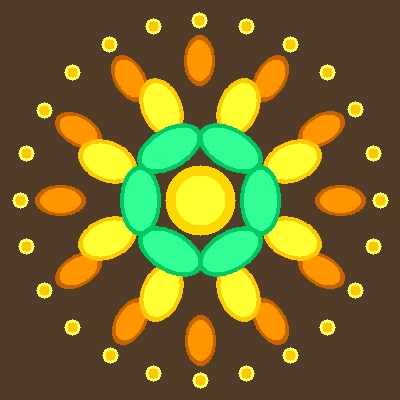
#> input picture backend/floral_kolam_test.jpg, 400 x 400 px
$ python reconstruct_core.py -i ../floral_kolam_test.jpg
#> lines starting #> are read from the running program, lines starting #| are printed output that depends on the picture; after the words box and inside, x2 and y2 are one past the last pixel; in counts of white or black regions, pixels touching at a corner belong together
"""
kolam_reconstruct_core.py

Complete, self-contained Kolam reconstruction core.

Features:
 - load image, preprocess
 - detect dots (HoughCircles fallback to blob centroids)
 - estimate spacing, group into rows, build rectangular grid
 - detect connections by sampling along straight lines
 - produce SVG and PNG bytes and metadata

Usage:
  from kolam.reconstruct_core import reconstruct_and_export
  png_bytes, svg_bytes, meta = reconstruct_and_export("/path/to/image.jpg")
"""

import cv2
import numpy as np
import math
import svgwrite
from matplotlib import pyplot as plt
from io import BytesIO
from PIL import Image
import base64
import os

# ---------------- Utility functions ----------------
def resize_for_processing(img, max_dim=900):
    h, w = img.shape[:2]
    scale = 1.0
    if max(h, w) > max_dim:
        scale = max_dim / max(h, w)
        img = cv2.resize(img, (int(w*scale), int(h*scale)), interpolation=cv2.INTER_AREA)
    return img, scale

def detect_dots_hough(gray, dp=1.2, min_dist=12, param1=100, param2=15, min_radius=3, max_radius=30):
    img_blur = cv2.medianBlur(gray, 5)
    circles = cv2.HoughCircles(img_blur, cv2.HOUGH_GRADIENT, dp=dp, minDist=min_dist,
                               param1=param1, param2=param2, minRadius=min_radius, maxRadius=max_radius)
    if circles is None:
        return []
    circles = np.uint16(np.around(circles[0]))
    pts = [(int(x), int(y)) for x, y, r in circles]
    return pts

def detect_dots_blobs(binary, min_area=8):
    bin_u = (binary > 0).astype('uint8') * 255
    kernel = cv2.getStructuringElement(cv2.MORPH_ELLIPSE, (3,3))
    opened = cv2.morphologyEx(bin_u, cv2.MORPH_OPEN, kernel)
    num_labels, labels, stats, centroids = cv2.connectedComponentsWithStats(opened)
    pts = []
    for i in range(1, num_labels):
        area = stats[i, cv2.CC_STAT_AREA]
        if area >= min_area:
            cx, cy = centroids[i]
            pts.append((int(cx), int(cy)))
    return pts

def estimate_spacing(pts):
    if len(pts) < 2:
        return 30.0
    pts_arr = np.array(pts)
    try:
        from sklearn.neighbors import NearestNeighbors
        nn = NearestNeighbors(n_neighbors=2).fit(pts_arr)
        dists, _ = nn.kneighbors(pts_arr)
        median = float(np.median(dists[:,1]))
        return max(8.0, median)
    except Exception:
        dists = []
        for i in range(len(pts_arr)):
            d = np.sqrt(np.sum((pts_arr - pts_arr[i])**2, axis=1))
            d = np.sort(d)
            if len(d) > 1:
                dists.append(d[1])
        if len(dists) == 0:
            return 30.0
        return float(np.median(dists))

def group_into_rows(pts, spacing_est):
    if len(pts) == 0:
        return []
    pts_sorted = sorted(pts, key=lambda p: p[1])
    rows = []
    current_row = [pts_sorted[0]]
    last_y = pts_sorted[0][1]
    thresh = spacing_est * 0.6
    for x,y in pts_sorted[1:]:
        if abs(y - last_y) <= thresh:
            current_row.append((x,y))
            last_y = (last_y * (len(current_row)-1) + y) / len(current_row)
        else:
            rows.append(current_row)
            current_row = [(x,y)]
            last_y = y
    rows.append(current_row)
    rows = [sorted(r, key=lambda p: p[0]) for r in rows]
    return rows

def build_rectangular_grid(rows):
    if len(rows) == 0:
        return []
    from collections import Counter
    lengths = [len(r) for r in rows]
    mode_len = Counter(lengths).most_common(1)[0][0]
    grid = []
    for r in rows:
        if len(r) >= mode_len:
            start = (len(r) - mode_len)//2
            grid.append(r[start:start+mode_len])
        else:
            if len(r) == 0:
                grid.append([(0,0)]*mode_len)
            else:
                xs = [p[0] for p in r]
                ys = [p[1] for p in r]
                new_xs = np.linspace(min(xs), max(xs), mode_len)
                new_ys = np.interp(new_xs, xs, ys)
                grid.append([(int(nx), int(ny)) for nx, ny in zip(new_xs, new_ys)])
    return grid

def sample_line_fraction_dark(p1, p2, binary_img, samples=60):
    h, w = binary_img.shape
    x1,y1 = p1; x2,y2 = p2
    xs = np.linspace(x1, x2, samples).astype(int)
    ys = np.linspace(y1, y2, samples).astype(int)
    xs = np.clip(xs, 0, w-1)
    ys = np.clip(ys, 0, h-1)
    vals = binary_img[ys, xs]
    # We expect in our pipeline line pixels are white (255) because of THRESH_BINARY_INV
    ink = (vals > 128).astype(int)
    return float(np.sum(ink)) / samples

def quadratic_bezier(p1, p2, control, steps=80):
    t = np.linspace(0,1,steps)
    x1,y1 = p1; x2,y2 = p2; cx,cy = control
    bx = (1-t)**2 * x1 + 2*(1-t)*t * cx + t**2 * x2
    by = (1-t)**2 * y1 + 2*(1-t)*t * cy + t**2 * y2
    return bx, by

# ---------------- Control point logic ----------------
def control_point_for(p1, p2, spacing):
    x1,y1 = p1; x2,y2 = p2
    midx, midy = (x1+x2)/2.0, (y1+y2)/2.0
    dx, dy = x2-x1, y2-y1
    length = math.hypot(dx, dy)
    if length == 0:
        return (midx, midy)
    nx, ny = dx/length, dy/length
    px, py = -ny, nx
    mag = max(6.0, spacing * 0.28 * (length/spacing))
    dir_sign = 1 if (int(round(x1 + y1)) % 2 == 0) else -1
    return (midx + dir_sign*px*mag, midy + dir_sign*py*mag)

# ---------------- Main inference pipeline (core) ----------------
def reconstruct_kolam_from_image_core(image_path, params=None, max_dim=900):
    img_bgr = cv2.imread(image_path)
    if img_bgr is None:
        raise FileNotFoundError(f"Cannot open {image_path}")
    img_bgr, scale = resize_for_processing(img_bgr, max_dim=max_dim)
    gray = cv2.cvtColor(img_bgr, cv2.COLOR_BGR2GRAY)

    blur = cv2.GaussianBlur(gray, (5,5), 0)
    th = cv2.adaptiveThreshold(blur, 255, cv2.ADAPTIVE_THRESH_GAUSSIAN_C,
                               cv2.THRESH_BINARY_INV, blockSize=31, C=10)
    kernel = cv2.getStructuringElement(cv2.MORPH_ELLIPSE, (3,3))
    th_closed = cv2.morphologyEx(th, cv2.MORPH_CLOSE, kernel)

    pts = detect_dots_hough(gray, dp=1.2, min_dist=12, param1=100, param2=15, min_radius=3, max_radius=30)
    if len(pts) < 6:
        pts = detect_dots_blobs(th_closed, min_area=8)
    if len(pts) == 0:
        pts = detect_dots_blobs(th_closed, min_area=4)
    if len(pts) == 0:
        raise RuntimeError("No dots detected. Try adjusting input quality or parameters.")

    spacing = estimate_spacing(pts)
    rows = group_into_rows(pts, spacing_est=spacing)
    grid = build_rectangular_grid(rows)
    if len(grid) == 0:
        raise RuntimeError("Could not infer grid layout from detected dots.")

    rows_count = len(grid)
    cols_count = len(grid[0])

    connections = []
    binary_for_sampling = th_closed
    for r in range(rows_count):
        for c in range(cols_count):
            p1 = grid[r][c]
            neighbors = []
            if c < cols_count - 1:
                neighbors.append((r, c+1))
            if r < rows_count - 1:
                neighbors.append((r+1, c))
            if (c < cols_count - 1) and (r < rows_count - 1):
                neighbors.append((r+1, c+1))
            if (c > 0) and (r < rows_count - 1):
                neighbors.append((r+1, c-1))
            for nr, nc in neighbors:
                p2 = grid[nr][nc]
                frac = sample_line_fraction_dark(p1, p2, binary_for_sampling, samples=60)
                if frac > 0.25:
                    connections.append(((r,c),(nr,nc)))

    if len(connections) == 0:
        for r in range(rows_count):
            for c in range(cols_count):
                if c < cols_count-1:
                    connections.append(((r,c),(r,c+1)))
                if r < rows_count-1:
                    connections.append(((r,c),(r+1,c)))
                if (r < rows_count-1) and (c < cols_count-1):
                    connections.append(((r,c),(r+1,c+1)))

    meta = {
        "rows": rows_count,
        "cols": cols_count,
        "num_dots": sum(len(r) for r in grid),
        "num_connections_est": len(connections),
        "spacing": spacing,
        "scale": scale
    }

    return {
        "grid": grid,
        "connections": connections,
        "spacing": spacing,
        "meta": meta,
        "thresholded": th_closed,
        "image_size": (img_bgr.shape[1], img_bgr.shape[0])
    }

# ---------------- Export / Draw functions ----------------
def compute_control_point_svg(p1, p2, spacing):
    return control_point_for(p1, p2, spacing)

def sample_quad_bezier_points(p1, p2, ctrl, steps=100):
    bx, by = quadratic_bezier(p1, p2, ctrl, steps=steps)
    return bx, by

def reconstruct_and_export(image_path, params=None, max_dim=900, out_size=(3840,2160)):
    """
    Reconstruct Kolam design from image.
    - out_size: tuple (W,H) for PNG export. Default = 3840x2160 (4K).
    """
    core = reconstruct_kolam_from_image_core(image_path, params=params, max_dim=max_dim)
#> in reconstruct_kolam_from_image_core, img_bgr is the input picture: shape (400, 400, 3); mean B, G, R 45.2, 106.7, 115.5
#> in reconstruct_kolam_from_image_core, `img_bgr, scale = resize_for_processing(img_bgr, max_dim=max_dim)`: scale = 1
#> in reconstruct_kolam_from_image_core, `gray = cv2.cvtColor(img_bgr, cv2.COLOR_BGR2GRAY)`:
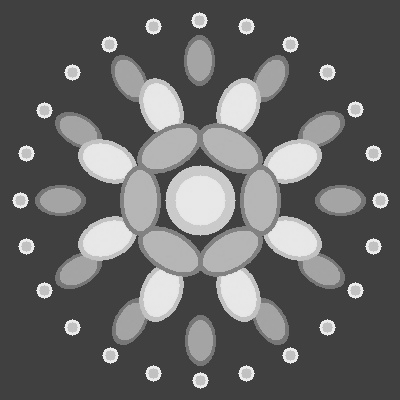
#> gray: shape (400, 400); min 56, max 242, mean 102.3
#> in reconstruct_kolam_from_image_core, `blur = cv2.GaussianBlur(gray, (5,5), 0)`:
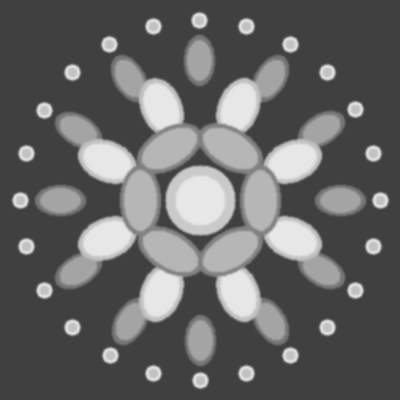
#> blur: shape (400, 400); min 63, max 232, mean 102.3
#> in reconstruct_kolam_from_image_core, `th = cv2.adaptiveThreshold(blur, 255, cv2.ADAPTIVE_THRESH_GAUSSIAN_C, ..`:
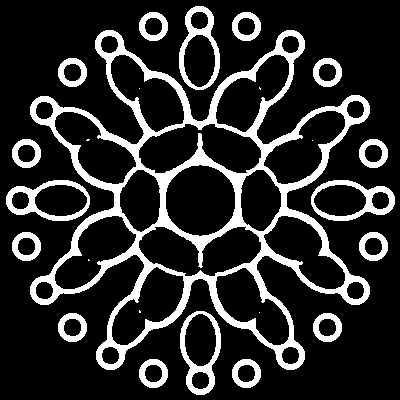
#> th: shape (400, 400); 17.9% white; 24 white regions (7 under 20 px), largest, box (x1, y1, x2, y2) and area: (30, 30, 370, 370) 19073, (311, 180, 395, 221) 1101, (6, 180, 90, 221) 1100
#> in reconstruct_kolam_from_image_core, `th_closed = cv2.morphologyEx(th, cv2.MORPH_CLOSE, kernel)`: th_closed: shape (400, 400); 18% white; 24 white regions (7 under 20 px), largest, box (x1, y1, x2, y2) and area: (30, 30, 370, 370) 19115, (311, 180, 395, 221) 1101, (6, 180, 90, 221) 1100
#> in detect_dots_hough, `circles = cv2.HoughCircles(img_blur, cv2.HOUGH_GRADIENT, dp=dp, minDis..`: circles = 148 rows, first 8: [199.8, 201, 24.6], [100.2, 231, 29.28], [151.8, 107.4, 29.28], [249, 106.2, 29.28], [251.4, 190.2, 27.96], [169.8, 243, 27.96], [153, 294.6, 26.52], [289.8, 249, 27.84]
#> in detect_dots_hough, `circles = np.uint16(np.around(circles[0]))`: circles = 148 rows, first 8: [200, 201, 25], [100, 231, 29], [152, 107, 29], [249, 106, 29], [251, 190, 28], [170, 243, 28], [153, 295, 27], [290, 249, 28]
#> in detect_dots_hough, `pts = [(int(x), int(y)) for x, y, r in circles]`: pts = 148 pairs, first value 20 to 380, second value 20 to 380
#> in estimate_spacing, `pts_arr = np.array(pts)`: pts_arr has the same summary as pts in detect_dots_hough
#> in estimate_spacing, `dists, _ = nn.kneighbors(pts_arr)`: dists = 148 pairs, first value 0 to 0, second value 11.66 to 46.62
#> in estimate_spacing, `median = float(np.median(dists[:,1]))`: median = 14.32
#> in group_into_rows, `pts_sorted = sorted(pts, key=lambda p: p[1])`: pts_sorted has the same summary as pts in detect_dots_hough
#> in group_into_rows, `current_row = [pts_sorted[0]]`: current_row = [(199, 20)]
#> in group_into_rows, `last_y = pts_sorted[0][1]`: last_y = 20
#> in group_into_rows, `thresh = spacing_est * 0.6`: thresh = 8.59
#> the loop in group_into_rows, `for x,y in pts_sorted[1:]:` made 147 passes
#> (x, y, last_y) on passes 1 to 12: (153, 26, 23), (245, 26, 24), (290, 44, 44), (109, 44, 44), (245, 47, 45), (196, 52, 46.75), (187, 61, 61), (209, 61, 61), (273, 65, 62.33), (257, 71, 71), (327, 73, 72), (73, 73, 72.33)
#> (current_row, last_y) on passes 61, 70, 80, 86, 91: ([(239, 179)], 179), ([(104, 199)], 199), ([(149, 211)], 211), ([(196, 223)], 223), ([(295, 237)], 237)
#> after the loop in group_into_rows, `for x,y in pts_sorted[1:]:`: rows = 22 items
#> in group_into_rows, `rows = [sorted(r, key=lambda p: p[0]) for r in rows]`: rows = 23 items
#> in build_rectangular_grid, `lengths = [len(r) for r in rows]`: lengths = [3, 4, 3, 9, 10, 6, 9, 13, 4, 9, 10, 6, 5, 15, 7, 2, 5, 7, 3, 7, 2, 5, 4]
#> in build_rectangular_grid, `mode_len = Counter(lengths).most_common(1)[0][0]`: mode_len = 3
#> the loop in build_rectangular_grid, `for r in rows:` made 23 passes
#> (r, xs, ys, new_xs, new_ys) on pass 21: ([(191, 338), (209, 340)], [191, 209], [338, 340], [191, 200, 209], [338, 339, 340])
#> (r, xs, new_xs, new_ys) on pass 16: ([(274, 267), (317, 267)], [274, 317], [274, 295.5, 317], [267, 267, 267])
#> after the loop in build_rectangular_grid, `for r in rows:`: grid = 23 items
#> in reconstruct_kolam_from_image_core, `rows_count = len(grid)`: rows_count = 23
#> in reconstruct_kolam_from_image_core, `cols_count = len(grid[0])`: cols_count = 3
    grid = core['grid']
    connections = core['connections']
    spacing = core['spacing']
    meta = core['meta']

    rows = len(grid)
    cols = len(grid[0])

    xs = [p[0] for row in grid for p in row]; ys = [p[1] for row in grid for p in row]
    minx, maxx = min(xs), max(xs); miny, maxy = min(ys), max(ys)
    margin = max(20, int(spacing*0.5))
    w = int(maxx - minx + margin*2)
    h = int(maxy - miny + margin*2)

    # ---------- SVG (vector) ----------
#> (the run stopped early here; a loop or call above may not have finished)
